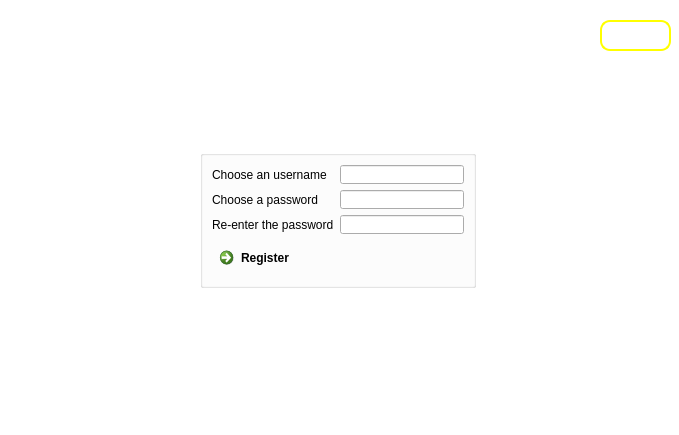
<?xml version="1.0" encoding="UTF-8"?>
<ui version="4.0">
 <class>RegisterWindow</class>
 <widget class="QDialog" name="RegisterWindow">
  <property name="geometry">
   <rect>
    <x>0</x>
    <y>0</y>
    <width>679</width>
    <height>435</height>
   </rect>
  </property>
  <property name="windowTitle">
   <string>Dialog</string>
  </property>
  <widget class="QPushButton" name="pushButton">
   <property name="geometry">
    <rect>
     <x>600</x>
     <y>20</y>
     <width>71</width>
     <height>31</height>
    </rect>
   </property>
   <property name="styleSheet">
    <string notr="true">border-image:transparent;
border-style: solid;
color: rgb(255, 255, 255);
border-width: 2px;
border-color: yellow;
border-radius: 10px;</string>
   </property>
   <property name="text">
    <string>Exit</string>
   </property>
  </widget>
  <widget class="QGroupBox" name="groupBox">
   <property name="geometry">
    <rect>
     <x>200</x>
     <y>150</y>
     <width>276</width>
     <height>138</height>
    </rect>
   </property>
   <property name="styleSheet">
    <string notr="true">border-image: url(:/plain/img/plain color 2.png);</string>
   </property>
   <property name="title">
    <string/>
   </property>
   <layout class="QGridLayout" name="gridLayout">
    <item row="1" column="0">
     <widget class="QCommandLinkButton" name="commandLinkButton">
      <property name="text">
       <string>Register</string>
      </property>
      <property name="icon">
       <iconset resource="Resurse.qrc">
        <normaloff>:/signup/img/signup.png</normaloff>:/signup/img/signup.png</iconset>
      </property>
     </widget>
    </item>
    <item row="0" column="0">
     <layout class="QHBoxLayout" name="horizontalLayout">
      <item>
       <layout class="QVBoxLayout" name="verticalLayout_2">
        <item>
         <widget class="QLabel" name="label_username">
          <property name="text">
           <string>Choose an username</string>
          </property>
         </widget>
        </item>
        <item>
         <widget class="QLabel" name="label_password">
          <property name="text">
           <string>Choose a password</string>
          </property>
         </widget>
        </item>
        <item>
         <widget class="QLabel" name="label_check_password">
          <property name="text">
           <string>Re-enter the password</string>
          </property>
         </widget>
        </item>
       </layout>
      </item>
      <item>
       <layout class="QVBoxLayout" name="verticalLayout">
        <item>
         <widget class="QLineEdit" name="lineEdit_username">
          <property name="styleSheet">
           <string notr="true">border-image: transparent;</string>
          </property>
         </widget>
        </item>
        <item>
         <widget class="QLineEdit" name="lineEdit_password">
          <property name="styleSheet">
           <string notr="true">border-image: transparent;</string>
          </property>
          <property name="echoMode">
           <enum>QLineEdit::Password</enum>
          </property>
         </widget>
        </item>
        <item>
         <widget class="QLineEdit" name="lineEdit_password_check_password">
          <property name="styleSheet">
           <string notr="true">border-image: transparent;</string>
          </property>
          <property name="echoMode">
           <enum>QLineEdit::Password</enum>
          </property>
         </widget>
        </item>
       </layout>
      </item>
     </layout>
    </item>
   </layout>
  </widget>
  <widget class="QGraphicsView" name="graphicsView">
   <property name="geometry">
    <rect>
     <x>-10</x>
     <y>-10</y>
     <width>701</width>
     <height>451</height>
    </rect>
   </property>
   <property name="styleSheet">
    <string notr="true">border-image: url(:/title/img/title.jpg);</string>
   </property>
  </widget>
  <zorder>graphicsView</zorder>
  <zorder>pushButton</zorder>
  <zorder>groupBox</zorder>
 </widget>
 <resources>
  <include location="Resurse.qrc"/>
 </resources>
 <connections>
  <connection>
   <sender>pushButton</sender>
   <signal>clicked()</signal>
   <receiver>RegisterWindow</receiver>
   <slot>close()</slot>
   <hints>
    <hint type="sourcelabel">
     <x>619</x>
     <y>42</y>
    </hint>
    <hint type="destinationlabel">
     <x>620</x>
     <y>68</y>
    </hint>
   </hints>
  </connection>
 </connections>
</ui>
